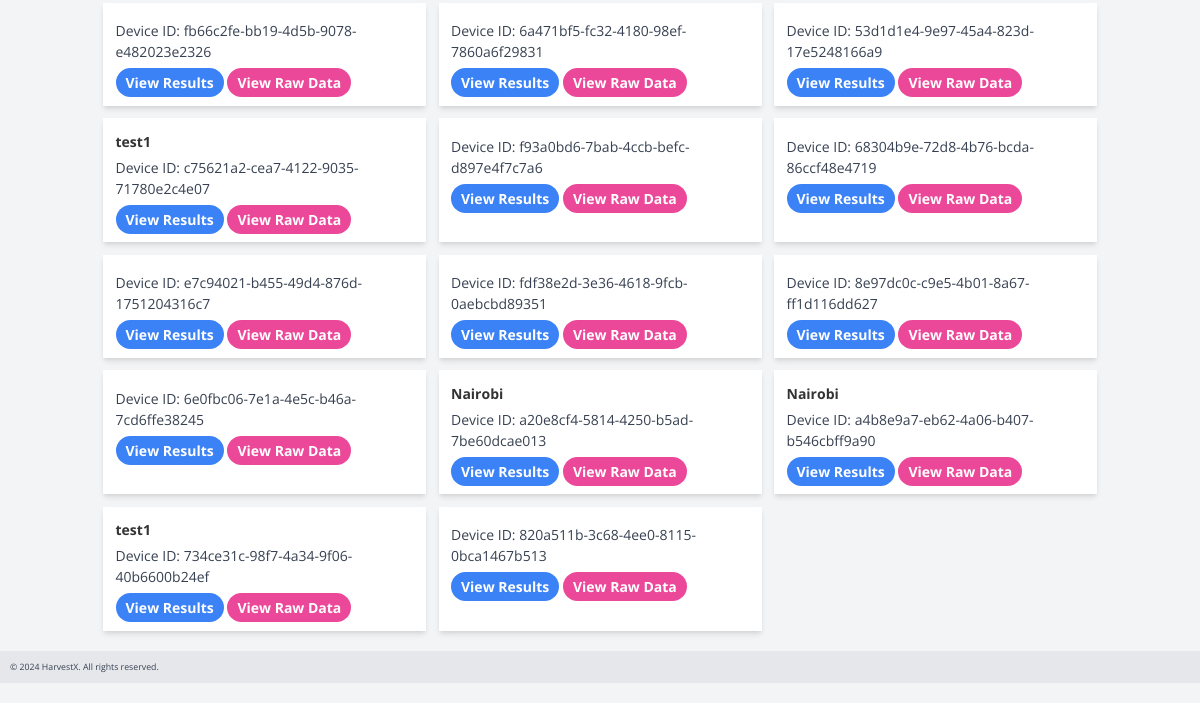
Page /index.html (signed in, lower part) on the earlier database version.
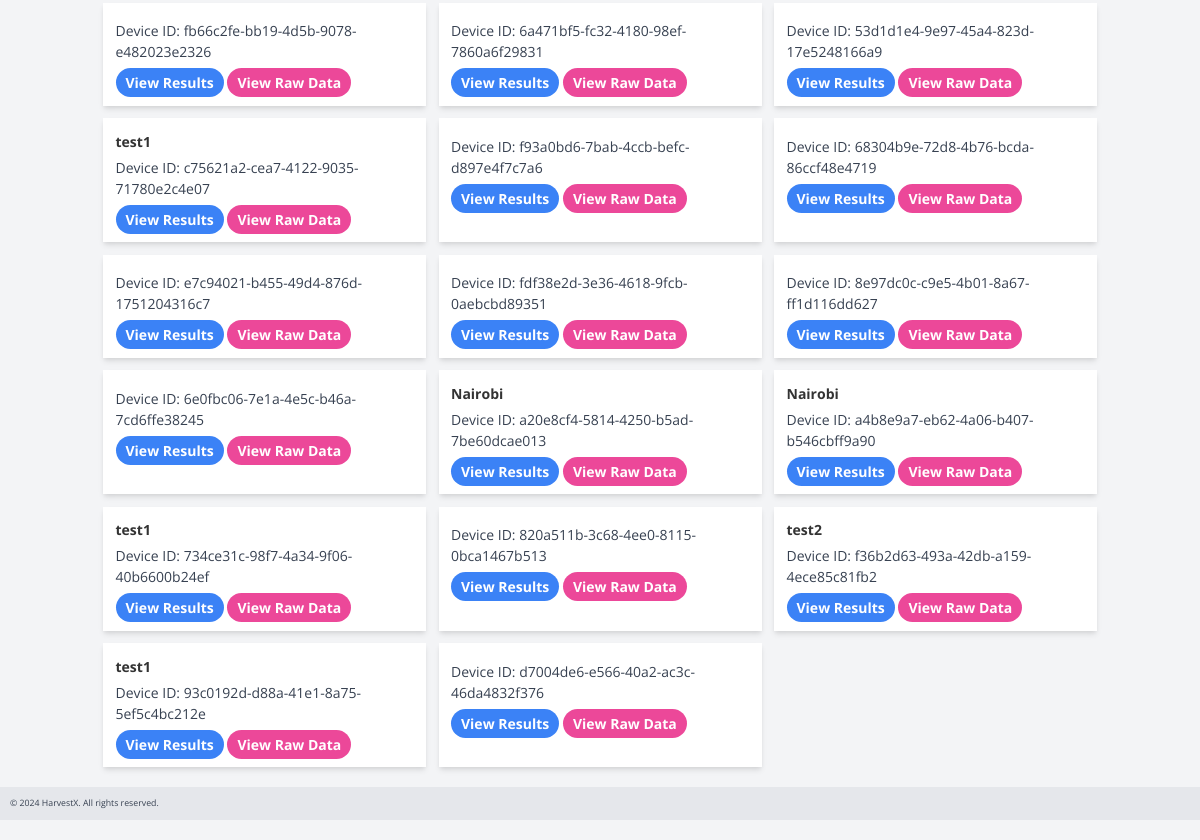
Same page on the later database version.
### app.py (models this page shows)
class Device(db.Model):
    id = db.Column(db.Integer, primary_key=True)
    device_code = db.Column(db.String)
    user_id = db.Column(db.Integer)
    name = db.Column(db.String(50))

### app.py (the view)
@app.route('/')
@app.route("/index.html")
def index():  # put application's code here
    if current_user.is_authenticated:
        user_devices = Device.query.filter_by(user_id=current_user.id).all()
        return render_template('devices.html', devices=user_devices)
    return render_template("index.html")

### app.py (called while the page is built)
@login_manager.user_loader
def load_user(user_id):
    return User.query.get(int(user_id))

### templates/devices.html (shortened to what this page needs)
{% extends "layout.html" %}
{% block body %}
<body class="bg-gray-100">
<br >
    <div class="container mx-auto mt-10">
        <ul class="grid grid-cols-1 md:grid-cols-2 lg:grid-cols-3 gap-5">
            {% for device in devices %}
                <li class="bg-white p-5 shadow-md">
                    <div class="flex items-center justify-between mb-2">
                        <span class="font-bold">{{ device.name }}</span>
                    </div>
                    <div class="text-gray-700">
                        <p>Device ID: {{ device.device_code }}</p>
                    </div>
                    <div class="mt-4">
                        <a href="{{ url_for('predictions', device_id=device.id) }}" class="bg-blue-500 hover:bg-blue-600 text-white font-bold py-2 px-4 rounded-full">View Results</a>
                     <a href="{{ url_for('historic_data', device_id=device.id) }}" class="bg-pink-500 hover:bg-gray-600 text-white font-bold py-2 px-4 rounded-full">View Raw Data</a>
                    </div>
                </li>
            {% endfor %}
        </ul>
    </div>
</body>
{% endblock %}

### templates/layout.html (shortened to what this page needs)
<!DOCTYPE html>
<html lang="en">
<head>
  <link href="{{ url_for('static', filename='css/bootstrap.min.css') }}" rel="stylesheet">
  <link href="{{ url_for('static', filename='css/font-awesome.min.css') }}" rel="stylesheet">
  <link href="{{ url_for('static', filename='css/templatemo-style.css') }}" rel="stylesheet">
    <link rel="stylesheet" href="https://cdnjs.cloudflare.com/ajax/libs/tailwindcss/2.2.19/tailwind.min.css">
<link rel="stylesheet" href="https://cdn.jsdelivr.net/npm/prismjs@1.25.0/themes/prism.css" />
</head>
<body>
  {% block body %} {% endblock %}
</body>
{% include "footer.html" %}
</html>

### templates/footer.html
<footer class="bg-gray-200 text-gray-700 p-4 my-8">
      <p class="text-sm">
        &copy; 2024 HarvestX. All rights reserved.
      </p>
    </footer>

### static/css/templatemo-style.css (style rules this page uses)
body { overflow-x: hidden; }
ul { margin: 0; padding: 0; }
* { font-family: 'Open Sans', sans-serif; }
.container { max-width: 960px; }

### templates/layout.html (style rules this page uses)
html body { background-color: #e4e4e4; }

Differences in the rows shown:
added Device: name "test2", device_code "f36b2d63-493a-42db-a159-4ece85c81fb2"
added Device: name "test1", device_code "93c0192d-d88a-41e1-8a75-5ef5c4bc212e"
added Device: device_code "d7004de6-e566-40a2-ac3c-46da4832f376"
